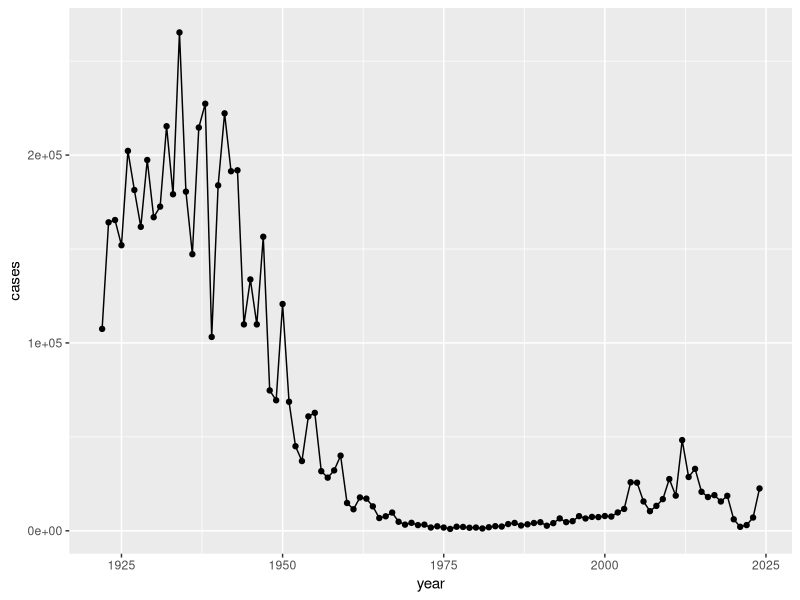
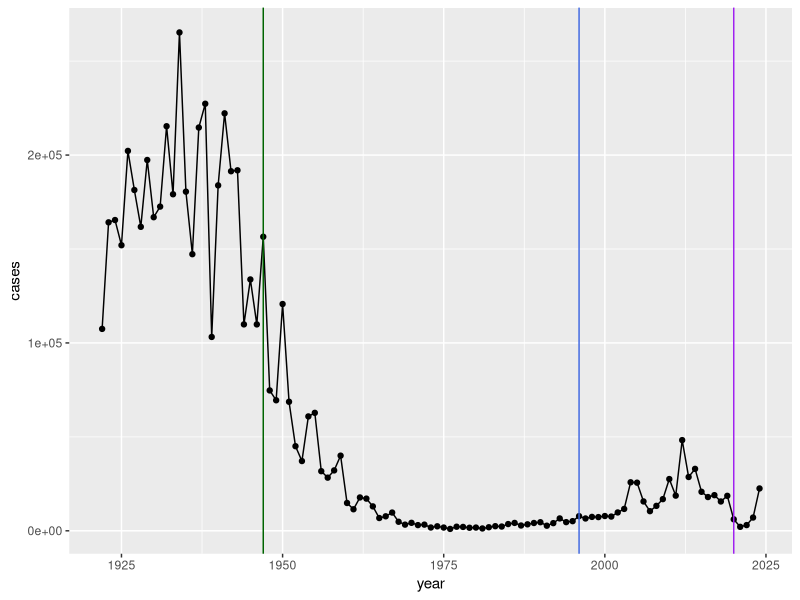

Write R code to recreate these figures, in order. (Note: this script raises an error after producing the figures.)
## ---- chunk 1
cdc<-data.frame(
                               year = c(1922L,1923L,1924L,1925L,1926L,
                                        1927L,1928L,1929L,1930L,1931L,1932L,
                                        1933L,1934L,1935L,1936L,1937L,1938L,
                                        1939L,1940L,1941L,1942L,1943L,
                                        1944L,1945L,1946L,1947L,1948L,1949L,
                                        1950L,1951L,1952L,1953L,1954L,1955L,
                                        1956L,1957L,1958L,1959L,1960L,
                                        1961L,1962L,1963L,1964L,1965L,1966L,
                                        1967L,1968L,1969L,1970L,1971L,1972L,
                                        1973L,1974L,1975L,1976L,1977L,1978L,
                                        1979L,1980L,1981L,1982L,1983L,
                                        1984L,1985L,1986L,1987L,1988L,1989L,
                                        1990L,1991L,1992L,1993L,1994L,1995L,
                                        1996L,1997L,1998L,1999L,2000L,
                                        2001L,2002L,2003L,2004L,2005L,2006L,
                                        2007L,2008L,2009L,2010L,2011L,2012L,
                                        2013L,2014L,2015L,2016L,2017L,2018L,
                                        2019L,2020L,2021L,2022L,2023L,2024L),
       cases = c(107473,164191,165418,152003,
                                        202210,181411,161799,197371,166914,
                                        172559,215343,179135,265269,180518,
                                        147237,214652,227319,103188,183866,
                                        222202,191383,191890,109873,133792,
                                        109860,156517,74715,69479,120718,68687,
                                        45030,37129,60886,62786,31732,28295,
                                        32148,40005,14809,11468,17749,
                                        17135,13005,6799,7717,9718,4810,3285,
                                        4249,3036,3287,1759,2402,1738,
                                        1010,2177,2063,1623,1730,1248,1895,
                                        2463,2276,3589,4195,2823,3450,4157,
                                        4570,2719,4083,6586,4617,5137,
                                        7796,6564,7405,7298,7867,7580,9771,
                                        11647,25827,25616,15632,10454,13278,
                                        16858,27550,18719,48277,28639,
                                        32971,20762,17972,18975,15609,18617,
                                        6124,2116,3044,7063,22538)
     )
## ---- chunk 2
library(ggplot2)
ggplot(cdc)+
  aes(year,cases)+
  geom_point()+
  geom_line()
## ---- chunk 3
library(ggplot2)
ggplot(cdc)+
  aes(year,cases)+
  geom_point()+
  geom_line()+
  geom_vline(xintercept = 1947,col="darkgreen")+
  geom_vline(xintercept = 1996,col="royalblue")+
  geom_vline(xintercept=2020,col="purple")
## ---- chunk 4
library(jsonlite)

subject <-read_json(path="http://cmi-pb.org/api/v5_1/subject",simplifyVector = TRUE)

head(subject)
## ---- chunk 5
nrow(subject)
## ---- chunk 6
table(subject$infancy_vac)
## ---- chunk 7
table(subject$biological_sex)
## ---- chunk 8
table(subject$race,subject$biological_sex)
## ---- chunk 9
library(lubridate)
subject$age <- today() - ymd(subject$year_of_birth)
library(dplyr)
ap <- subject %>% filter(infancy_vac == "aP")
round( summary( time_length( ap$age, "years" ) ) )
## ---- chunk 10
library(lubridate)
int <- ymd(subject$date_of_boost) - ymd(subject$year_of_birth)
age_at_boost <- time_length(int, "year")
head(age_at_boost)
## ---- chunk 11
specimen <- read_json("http://cmi-pb.org/api/v5_1/specimen",simplifyVector = TRUE)
ab_titer <- read_json("http://cmi-pb.org/api/v5_1/plasma_ab_titer",simplifyVector = TRUE)

head(specimen)
## ---- chunk 12
library(dplyr)

meta<-inner_join(subject,specimen)
head(meta)
## ---- chunk 13
ab_data<- inner_join(meta,ab_titer)
head(ab_data)
## ---- chunk 14
nrow(ab_data)
## ---- chunk 15
unique(ab_data$isotype)
## ---- chunk 16
unique(ab_data$antigen)
## ---- chunk 17
ggplot(ab_data)+
  aes(MFI,antigen)+
  geom_boxplot()
## ---- chunk 18
igg <- ab_data %>% filter(isotype == "IgG")
head(igg)
## ---- chunk 19
ggplot(igg)+
  aes(MFI_normalised,antigen)+
  geom_boxplot()
## ---- chunk 20
ggplot(igg)+
  aes(MFI_normalised,antigen,col=infancy_vac)+
  geom_boxplot()+
  facet_wrap(~infancy_vac)
## ---- chunk 21
ggplot(igg) +
  aes(MFI_normalised, antigen, col=infancy_vac ) +
  geom_boxplot(show.legend = FALSE) + 
  facet_wrap(vars(visit), nrow=2) +
  xlim(0,75) +
  theme_bw()
## ---- chunk 22
filter(igg,antigen=="PT",  dataset == "2021_dataset") |>
  ggplot() +
  aes(x=planned_day_relative_to_boost,
        y=MFI_normalised,
        col=infancy_vac,
        group=subject_id) +
    geom_point() +
    geom_line() +
  geom_vline(xintercept=14, linetype="dashed")
